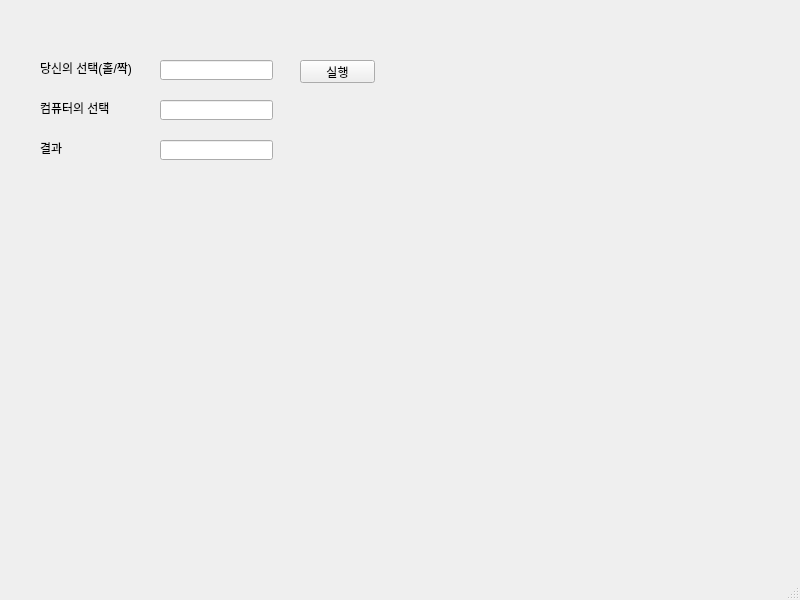
<?xml version="1.0" encoding="UTF-8"?>
<ui version="4.0">
 <class>MainWindow</class>
 <widget class="QMainWindow" name="MainWindow">
  <property name="geometry">
   <rect>
    <x>0</x>
    <y>0</y>
    <width>800</width>
    <height>600</height>
   </rect>
  </property>
  <property name="windowTitle">
   <string>MainWindow</string>
  </property>
  <widget class="QWidget" name="centralwidget">
   <widget class="QLabel" name="lbl1">
    <property name="geometry">
     <rect>
      <x>40</x>
      <y>60</y>
      <width>111</width>
      <height>16</height>
     </rect>
    </property>
    <property name="text">
     <string>당신의 선택(홀/짝)</string>
    </property>
   </widget>
   <widget class="QLabel" name="lbl2">
    <property name="geometry">
     <rect>
      <x>40</x>
      <y>100</y>
      <width>111</width>
      <height>16</height>
     </rect>
    </property>
    <property name="text">
     <string>컴퓨터의 선택</string>
    </property>
   </widget>
   <widget class="QLabel" name="lbl3">
    <property name="geometry">
     <rect>
      <x>40</x>
      <y>140</y>
      <width>111</width>
      <height>16</height>
     </rect>
    </property>
    <property name="text">
     <string>결과</string>
    </property>
   </widget>
   <widget class="QPushButton" name="pb">
    <property name="geometry">
     <rect>
      <x>300</x>
      <y>60</y>
      <width>75</width>
      <height>23</height>
     </rect>
    </property>
    <property name="text">
     <string>실행</string>
    </property>
   </widget>
   <widget class="QLineEdit" name="le1">
    <property name="geometry">
     <rect>
      <x>160</x>
      <y>60</y>
      <width>113</width>
      <height>20</height>
     </rect>
    </property>
   </widget>
   <widget class="QLineEdit" name="le2">
    <property name="geometry">
     <rect>
      <x>160</x>
      <y>100</y>
      <width>113</width>
      <height>20</height>
     </rect>
    </property>
   </widget>
   <widget class="QLineEdit" name="le3">
    <property name="geometry">
     <rect>
      <x>160</x>
      <y>140</y>
      <width>113</width>
      <height>20</height>
     </rect>
    </property>
   </widget>
  </widget>
  <widget class="QMenuBar" name="menubar">
   <property name="geometry">
    <rect>
     <x>0</x>
     <y>0</y>
     <width>800</width>
     <height>21</height>
    </rect>
   </property>
  </widget>
  <widget class="QStatusBar" name="statusbar"/>
 </widget>
 <resources/>
 <connections/>
</ui>
